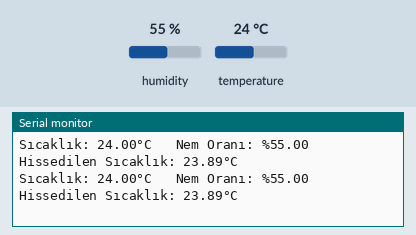
The sketch below on a simulated ESP8266 (NodeMCU). On the bench: the last lines printed to the serial monitor. Inputs (shaded band) come from the test bench; at power-on: humidity 55 %, temperature 24 °C.

Above: at 5.8 s.
5.9 s: humidity set to 22 %
At 10.4 s:
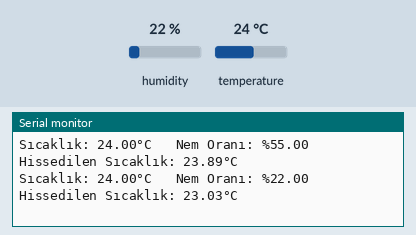
11.9 s: temperature set to 12 °C
At 15.9 s:
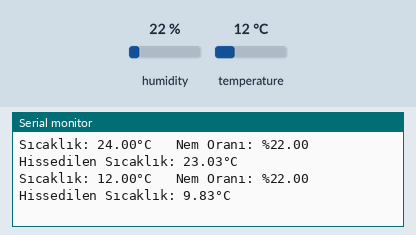
17.9 s: humidity set to 40 %
At 21.3 s:
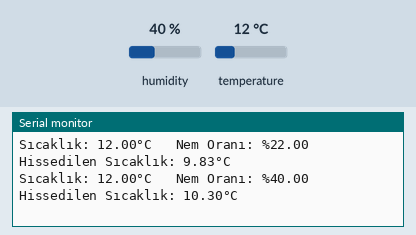
Timing chart, 0 to 22.8 s (numbered marks = the images above; inputs shaded):
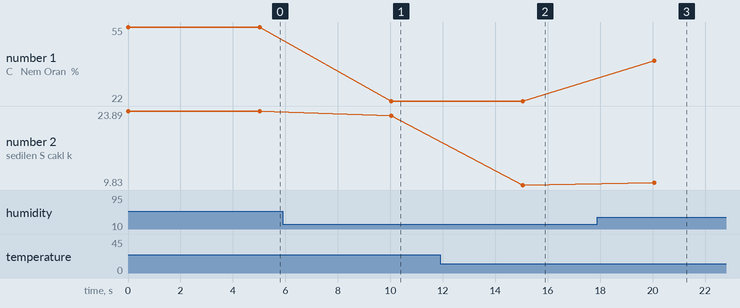

The sketch:

Example2-Dht-Sensor.ino
```cpp
#include "DHTesp.h"

#define PIN_DHT D0

DHTesp dht;

void setup() {
  Serial.begin(115200);
  dht.setup(PIN_DHT, DHTesp::DHT11);
}

void loop() {
  float temperature = dht.getTemperature();
  float humidity = dht.getHumidity();
  float heatIndex = dht.computeHeatIndex(temperature, humidity);
  Serial.println("Sıcaklık: "+(String) temperature+"°C   Nem Oranı: %"+(String) humidity+"   Hissedilen Sıcaklık: "+(String) heatIndex+"°C");
  delay(5000);
}
```

Measured:
- after the input at 5.9 s, the serial monitor: prints a new line after 4.1 s (image 1)
- after the input at 11.9 s, the serial monitor: prints a new line after 3.1 s (image 2)
- after the input at 17.9 s, the serial monitor: prints a new line after 2.2 s (image 3)
- plotted number 1: 55 → 22 after the input at 5.9 s, 22 → 40 after the input at 17.9 s
- plotted number 2: 23.89 → 23.03 after the input at 5.9 s, 23.03 → 9.83 after the input at 11.9 s, 9.83 → 10.3 after the input at 17.9 s
